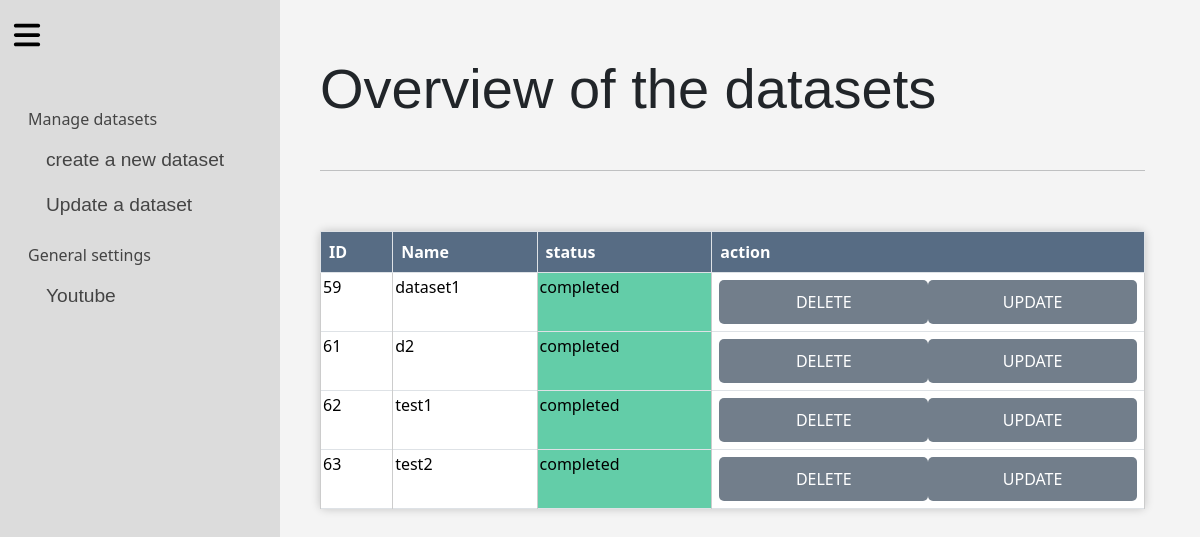
The app's page /display/ (signed in), older data.
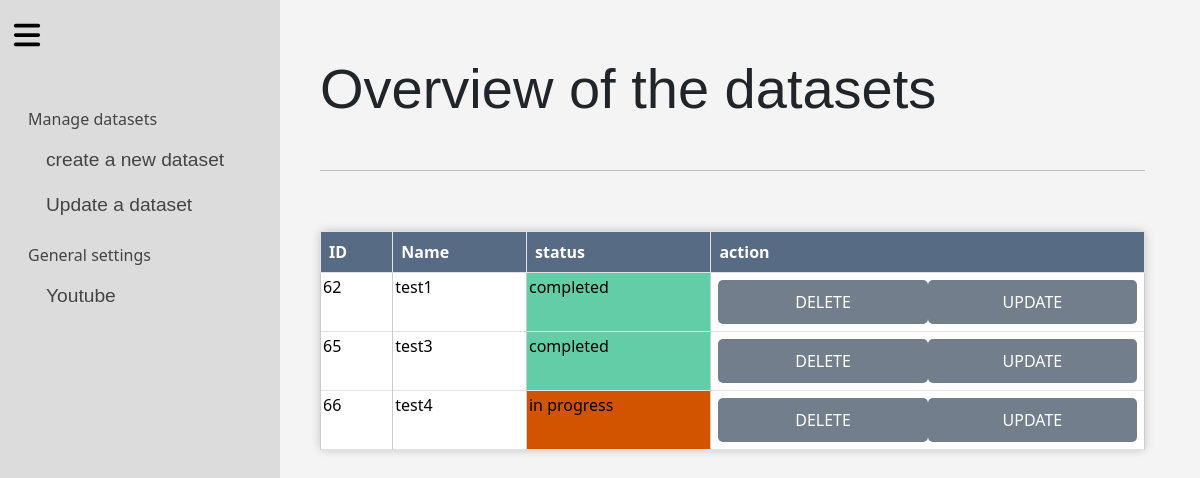
The same page, newer data.
### crawler/models.py (models this page shows, shortened)
class datasetModel(models.Model):
    id=models.AutoField(primary_key=True)
    name= models.CharField(max_length=255)
    creation_date=models.DateTimeField()
    num_video=models.IntegerField(default=0)
    min_v=models.CharField(max_length=255, blank=True)
    max_v=models.CharField(max_length=255,blank=True)
    description=models.CharField(max_length=1000,blank=True)
    videos = models.ManyToManyField(dataModel, through='video_dataset',through_fields=('dataset', 'videos'))
    folder = models.CharField(max_length=255, blank=True)  # new field for folder path
    OPTIONS=[('in progress',"in progress"),('completed',"completed")]
    status = models.CharField(max_length=20, choices=OPTIONS,default="in progress")
    desired_num=models.IntegerField(default=0)
    author=models.CharField(max_length=1000,blank=True)
    OPTIONS1=[('mp4',"mp4"),('WebM',"WebM"),('3GP',"3GP")]
    OPTIONS2=[('720p',"720p"),('480p',"480p"),('360p',"360p")]
    videoformat = models.CharField(max_length=20, choices=OPTIONS1,default="mp4")
    resolution = models.CharField(max_length=20, choices=OPTIONS2,default="720p")
    annotations_dic=models.CharField(max_length=1000,blank=True,null=True)

### crawler/views.py (the view)
# urls.py: path('display/',views.display_dataset,name='display'),
@login_required
def display_dataset(request):
    data=datasetModel.objects.all()
    print(data)
    return render(request, 'update_dataset.html', {'data': data})

### crawler/templates/update_dataset.html (shortened to what this page needs)
{% extends 'main.html' %}
{% load static %}
{% block content %}
<h1>Overview of the datasets</h1>
<br>
<hr>
<br>
<div class="table-container">
<table class=" table table-bordered">
  <tr class="tr_style">
      <th class='cur'>ID</th>
      <th class='cur'>Name</th>
      <th class="cur">status</th>
      <th class='cur'>action</th>
    </tr>
    {% for item in data %}
    <tr >
            <td data-bs-toggle="modal" data-bs-target="#exampleModal" onclick="show( '{{item.id}}' )" >
              {{ item.id }} </td>
            <td data-bs-toggle="modal" data-bs-target="#exampleModal" onclick="show( '{{item.id}}' )">{{ item.name }}</td>
            <td {% if item.status == "in progress" %} style="background-color: #d35400;"{% elif item.status == "completed" %} style="background-color: #63cda8;"{% endif %} data-bs-toggle="modal" data-bs-target="#exampleModal" onclick="show( '{{item.id}}' )">{{ item.status }}</td>
            <td >
              <form method="post" action="{% url 'update_d' %}">
                <div style="display: flex;padding: 5px;" >
              <button type="submit" name="delete" id="delete" >DELETE </button>
              <button type="submit" name="update" id="update" >UPDATE</button>
              </div>
              </form>
            </td>
        </tr>
        {% endfor %}
</table>
  </div>
</div>
{% endblock %}

### crawler/templates/main.html (shortened to what this page needs)
{% load bootstrap5 %}
{% load static%}
<!DOCTYPE html>
<head>
    <link rel="stylesheet" type="text/css" href="{% static 'css/style.css' %}">
    {% load bootstrap5 %}
    {% bootstrap_css %}
</head>
<body>
<div class="row">
  <div class="item1" >
  <div id="item1" class="d-flex flex-column flex-shrink-0    c">
    <div id="text">
    <ul class="nav nav-pills flex-column mb-auto">
      <li class="mb-1" class="nav-link ">
        <button style="color:#444;" class="btn btn-toggle align-items-center rounded collapsed" class="nav-link text-white" data-bs-toggle="collapse" data-bs-target="#d-collapse" aria-expanded="true">
          Manage datasets
        </button>
        <div class="collapse show" id="d-collapse">
          <ul class="btn-toggle-nav list-unstyled fw-normal pb-1 ">
            <li><a class="nav-link "  href="{% url 'create_d' %}" > create a new dataset</a></li>
            <li><a class="nav-link "  href="{% url 'display' %}" >Update a dataset</a></li>
          </ul>
        </div>
      </li>
      <li class="mb-1" class="nav-link ">
        <button style="color:#444;" class="btn btn-toggle align-items-center rounded collapsed" class="nav-link text-white" data-bs-toggle="collapse" data-bs-target="#g-collapse" aria-expanded="true">
          General settings
        </button>
        <div class="collapse show" id="g-collapse">
          <ul class="btn-toggle-nav list-unstyled fw-normal pb-1 ">
            <li><a class="nav-link "  href="{% url 'search' %}" >Youtube</a></li>
          </ul>
        </div>
      </li>
    </ul>
  </div>
  </div>
</div>
<div class="item2">
  <button id="collapse-btn">
</button>
</div>
  </div>
  <div class="content" id="content">
    {% block content %}{% endblock %}
  </body>

### crawler/static/css/style.css (style rules this page uses)
ul { list-style-type: none; }
body { background-color: #f4f4f4 !important; }
h1 { font-family:'Franklin Gothic Medium', 'Arial Narrow', Arial, sans-serif; font-size: 3.5rem !important; color: #444; }
button[type="submit"],.st { background-color: #576c84; color: white; padding: 10px 20px; border: none; border-radius: 5px; cursor: pointer; font-size: 16px; text-align: center; display: flex; justify-content: center; width: 100%; }
.table { font-size:medium; }
.c { height: 100vh; width: 280px; font-size: larger; padding-top: 50px; position: fixed; padding-top :100px; cursor:pointer; background-color: #dcdcdc ; font-weight: 500; transition: width 0.3s ease-in-out; }
li { margin: 0px; margin-left: 15px; padding : 0px; }
ul { padding:0px !important; }
.content { margin-left: 300px; margin-right: 35px; padding: 20px; margin-top: 35px; }
.row { display: flex; }
.item2 { position: absolute; top: 0; left: 0; }
svg { width: 30px; height: 30px; margin-top: 20px; position: fixed; cursor:pointer; }
.collapse { transition: height 0.3s ease; }
table { border-collapse: collapse; border-color: #576c84; cursor: pointer; background-color: #ccc; }
td { padding:2px !important; }
.cur { cursor: pointer; background-color: #555; }
#item1 { width: 280px; transition: width 0.5s ease-in-out; }
.item2 { position: absolute; width: 50px; transition: width 0.5s ease-in-out; }
#content { transition: margin-left 0.5s ease-in-out; }
.item2 button { border: none; background: none; padding: 0; margin: 0; }
#collapse-btn { position:fixed; }
.nav-link { color: #444 !important; font-family: Arial, sans-serif; font-size: 18px; font-weight: bold; }
.table { border-collapse: collapse; margin-top: 20px; background-color: #fff; border-radius: 5px; box-shadow: 0px 0px 10px rgba(0, 0, 0, 0.2); }
.table th { font-weight: bold; text-align: left; padding: 10px; background-color: #576c84 !important; color: #fff !important; }
.table tr:nth-child(even) { background-color: #f4f4f4 !important; }
.table td { padding: 10px; border: 1px solid #ccc; }
.table button { background-color: #727e8b; color: #fff; padding: 10px 20px; border: none; border-radius: 5px; cursor: pointer; font-size: 16px; text-align: center; display: inline-block; }
.btn-toggle { background-color: #6da34d; border-color: #6da34d; }

Row changes from the older to the newer data that the page shows:
removed datasetModel: id "59", name "dataset1", status "completed"
removed datasetModel: id "61", name "d2", status "completed"
removed datasetModel: id "63", name "test2", status "completed"
added datasetModel: id "65", name "test3", status "completed"
added datasetModel: id "66", name "test4", status "in progress"
